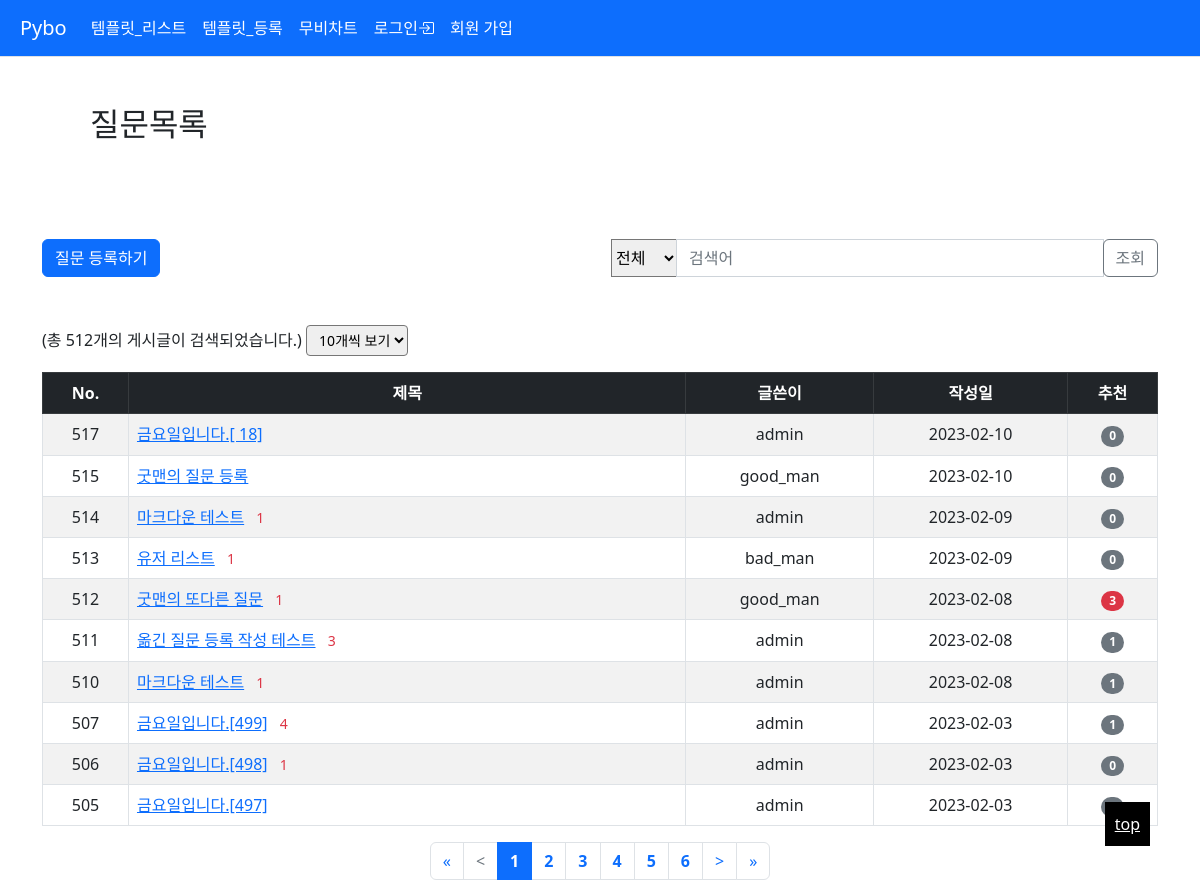
Screenshot of /pybo/ with the database file from the repository.
### pybo/models.py (models this page shows, shortened)
class Question(models.Model):
    subject = models.CharField(max_length=200)  # 글자수 제한
    content = models.TextField()  # 글자수 제한이 없는 경우
    create_date = models.DateTimeField()  # 날짜 + 시간
    modify_date = models.DateTimeField(null=True, blank=True)
    author = models.ForeignKey(User, on_delete=models.CASCADE,
                               related_name='author_question')  # 회원 테이블에 사용자 정보가 삭제되면 Question 테이블 질문도 모두 삭제
    voter = models.ManyToManyField(User, related_name='voter_question')

### pybo/views/base_views.py (the view, shortened to what this page needs)
# urls.py: path('', views.index, name='index'),
def index(request):
    page = request.GET.get('page', '1')  # 페이지
    kw = request.GET.get('kw', '')
    div = request.GET.get('div', '')
    per_page = request.GET.get('per_page', '10')
    question_list = Question.objects.order_by('-create_date')  # order_by('-필드') desc,order_by('필드') asc
    paginator = Paginator(question_list, per_page)
    page_obj = paginator.get_page(page)
    context = {'question_list': page_obj, 'page': page, 'kw': kw, 'div': div, 'per_page': per_page}
    return render(request, 'pybo/question_list.html', context)

### pybo/templatetags/pybo_filter.py (called while the page is built)
@register.filter
def sub(value, arg):
    return value - arg

### templates/pybo/question_list.html (shortened to what this page needs)
{% extends 'base.html' %}
{%load pybo_filter%}
{% block content %}
    <div class="container">
        <div class="text-start mb-5">
            <h2 class="p-5">질문목록</h2>
        </div>
        <div class="row my-3">
            <div class="col-6">
                <a href="{% url 'pybo:question_create' %}" class="btn btn-primary">질문 등록하기</a>
            </div>
            <div class="col-6">
                <div class="input-group">
                    <label for="search_div"></label><select id="search_div" class="select2-selection__choice">
                    <option value="" {% if div == '' %} selected {% endif %}>전체</option>
                </select>
                    <label for="search_kw"></label><input type="text" id="search_kw" class="form-control"
                                                          value="{{ kw|default_if_none:'' }}"
                                                          placeholder="검색어">
                    <div class="input-group-append">
                        <button class="btn btn-outline-secondary" type="button" id="btn_search">조회</button>
                    </div>
                </div>
            </div>
        </div>
    </div>
    <div class="container table-responsible mt-5">
        <p>
            <label for="select_per_page">(총 {{ question_list.paginator.count }}개의 게시글이 검색되었습니다.)</label>
            <select name="per_page" id="select_per_page" class="form-select-sm">
                <option value="10" {% if per_page == '10' %} selected {% endif %}>10개씩 보기</option>
            </select>
        </p>
        <table class="table table-striped table-hover table-bordered">
            <thead>
            <tr class="text-center table-dark">
                <th>No.</th>
                <th style="width:50%">제목</th>
                <th>글쓴이</th>
                <th>작성일</th>
                <th>추천</th>
            </tr>
            </thead>
            <tbody>
            {% if question_list %}
                {% for question in question_list %}
                    <tr class="text-center">
                        <td>
                            {{ question.id }}
                        </td>
                        <td class="text-start"><a href="{% url 'pybo:detail' question.id %}">{{ question.subject }}</a>
                            {% if question.answer_set.count > 0 %}
                                <span class="text-danger small mx-2">{{ question.answer_set.count }}</span>
                            {% endif %}
                        </td>
                        <td>{{ question.author.username }}</td>
                        <td>{{ question.create_date|date:"Y-m-d" }}</td>
                        <td>
                            {% if question.voter.all.count >= 3 %}
                                <span class="badge rounded-pill bg-danger px-2">{{ question.voter.count }}</span>
                            {% else %}
                                <span class="badge rounded-pill bg-secondary px-2">{{ question.voter.count }}</span>
                            {% endif %}
                        </td>
                    </tr>
                {% endfor %}
            {% else %}
                <tr>
                    <td colspan="4">"질문이 없습니다."</td>
                </tr>
            {% endif %}
            </tbody>
        </table>
        <ul class="pagination justify-content-center">
            <li class="page-item">
                <a class="page-link"
                   href="?kw={{ kw|default_if_none:'' }}&page=1&div={{ div|default_if_none:'' }}&per_page={{ per_page|default_if_none:'' }}"
                   aria-label="&gt;">&laquo;</a>
            </li>
            {% if question_list.has_previous %}
                <li class="page-item">
                    <a class="page-link" data-page="{{ question_list.previous_page_number }}" href="javascript:void(0)">&lt;</a>
                </li>
            {% else %}
                <li class="page-item disabled">
                    <a class="page-link" href="#" aria-disabled="true" aria-label="&lt;">&lt;
                    </a>
                </li>
            {% endif %}
            {% for page_number in question_list.paginator.page_range %}
                {% if page_number >= question_list.number|add:-5 and page_number <= question_list.number|add:5 %}
                    {% if page_number == question_list.number %}
                        <li class="page-item active" aria-current="page">
                            <a class="page-link" href="javascript:void(0)" data-page="{{ page_number }}"
                               style="font-weight:bold">{{ page_number }}</a>
                        </li>
                    {% else %}
                        <li class="page-item" aria-current="page">
                            <a class="page-link" href="javascript:void(0)" data-page="{{ page_number }}"
                               style="font-weight:bold">{{ page_number }}</a>
                        </li>
                    {% endif %}
                {% endif %}
            {% endfor %}
            {% if question_list.has_next %}
                <li class="page-item">
                    <a class="page-link" data-page="{{ question_list.next_page_number }}"
                       href="javascript:void(0)">&gt;</a>
                </li>
            {% else %}
                <li class="page-item disabled">
                    <a class="page-link" tabindex="-1" href="#" aria-disabled="true" aria-label="&gt;">&gt;
                    </a>
                </li>
            {% endif %}
            <li class="page-item">
                <a class="page-link"
                   href="?kw={{ kw|default_if_none:'' }}&page={{ question_list.paginator.page_range.stop|sub:1 }}&div={{ div|default_if_none:'' }}&per_page={{ per_page|default_if_none:'' }}"
                   aria-label="&gt;">&raquo;</a>
            </li>
        </ul>
    </div>
{% endblock %}

### rows the page displays
Question: id "517", subject "금요일입니다.[ 18]", author.username "admin", create_date "2023-02-10", voter.count "0"
Question: id "515", subject "굿맨의 질문 등록", author.username "good_man", create_date "2023-02-10", voter.count "0"
Question: id "514", subject "마크다운 테스트", answer_set.count "1", author.username "admin", create_date "2023-02-09", voter.count "0"
Question: id "513", subject "유저 리스트", answer_set.count "1", author.username "bad_man", create_date "2023-02-09", voter.count "0"
Question: id "512", subject "굿맨의 또다른 질문", answer_set.count "1", author.username "good_man", create_date "2023-02-08", voter.count "3"
Question: id "511", subject "옮긴 질문 등록 작성 테스트", answer_set.count "3", author.username "admin", create_date "2023-02-08", voter.count "1"
Question: id "510", subject "마크다운 테스트", answer_set.count "1", author.username "admin", create_date "2023-02-08", voter.count "1"
Question: id "507", subject "금요일입니다.[499]", answer_set.count "4", author.username "admin", create_date "2023-02-03", voter.count "1"
Question: id "506", subject "금요일입니다.[498]", answer_set.count "1", author.username "admin", create_date "2023-02-03", voter.count "0"
Question: id "505", subject "금요일입니다.[497]", author.username "admin", create_date "2023-02-03"

### other values shown
{{ question_list.paginator.count }} "512"
{{ page_number }} "1"
{{ page_number }} "2" "3" "4" "5" "6"
